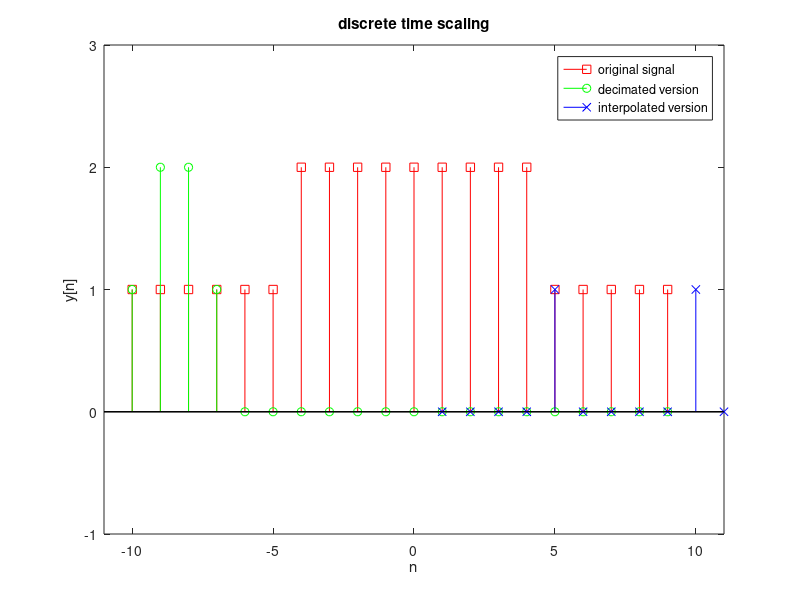
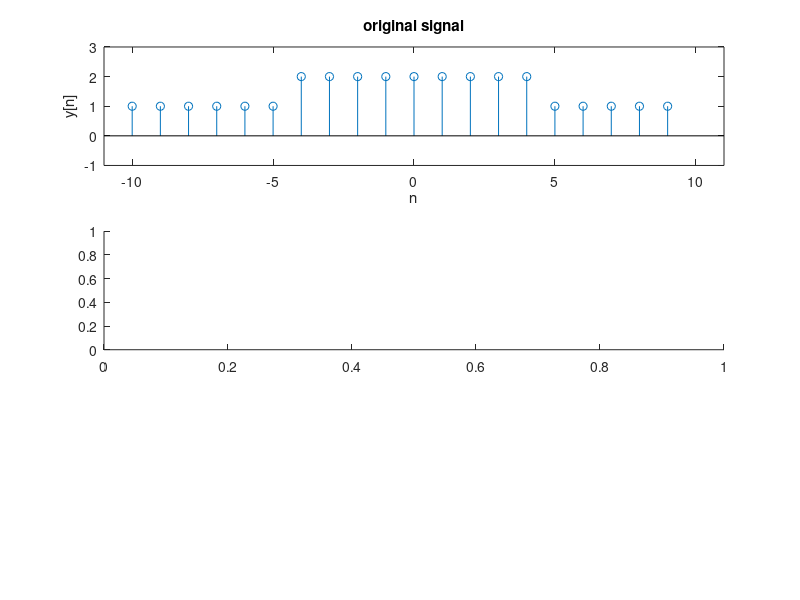

Recreate these plots in MATLAB, in order. (Note: this script raises an error after producing the figures.)
clear all
close all
clc

n=-10:1:9;
for i=1:length(n)
    if(n(i)>=5)
       x_n(i)=1; 
    else if (n(i)<=-5)
            x_n(i)=1;
        else
            x_n(i)=2;
        end
    end
end
intp=input('enter interpolation factor');
decm=input('enter decimation factor');

% n_exp=n/exp;
% n_comp=n.*comp;

for i=1:length(n)
    if(decm*i)>20 
        y_n_decm(i)=0;
    else
        y_n_decm(i) = x_n(decm*(i));
    end
end

for i=1:(intp*length(n))    
    if(mod(i,intp)==0)
        y_n_intp(i)=x_n(i/intp);
    else
        y_n_intp(i)=0;
    end
end

figure()
stem(n,x_n,'rs');
hold on
stem(n,y_n_decm,'go');
stem(y_n_intp,'bx');
hold off
axis([-11 11 -1 3])
legend('original signal','decimated version','interpolated version')
xlabel('n')
ylabel('y[n]')
title('discrete time scaling')

figure()
subplot(3,1,1)
n=-10:1:9;
stem(n,x_n);
axis([-11 11 -1 3])
xlabel('n')
ylabel('y[n]')
title('original signal')

subplot(3,1,2)
y_n_trunc=nonzeros(y_n_decm);
stem([-4:5],y_n_trunc');
xlabel('n')
ylabel('y[n]')
title('decimated signal')

subplot(3,1,3)
stem([-19:20],y_n_intp);
xlabel('n')
ylabel('y[n]')
title('interpolated signal')
    

